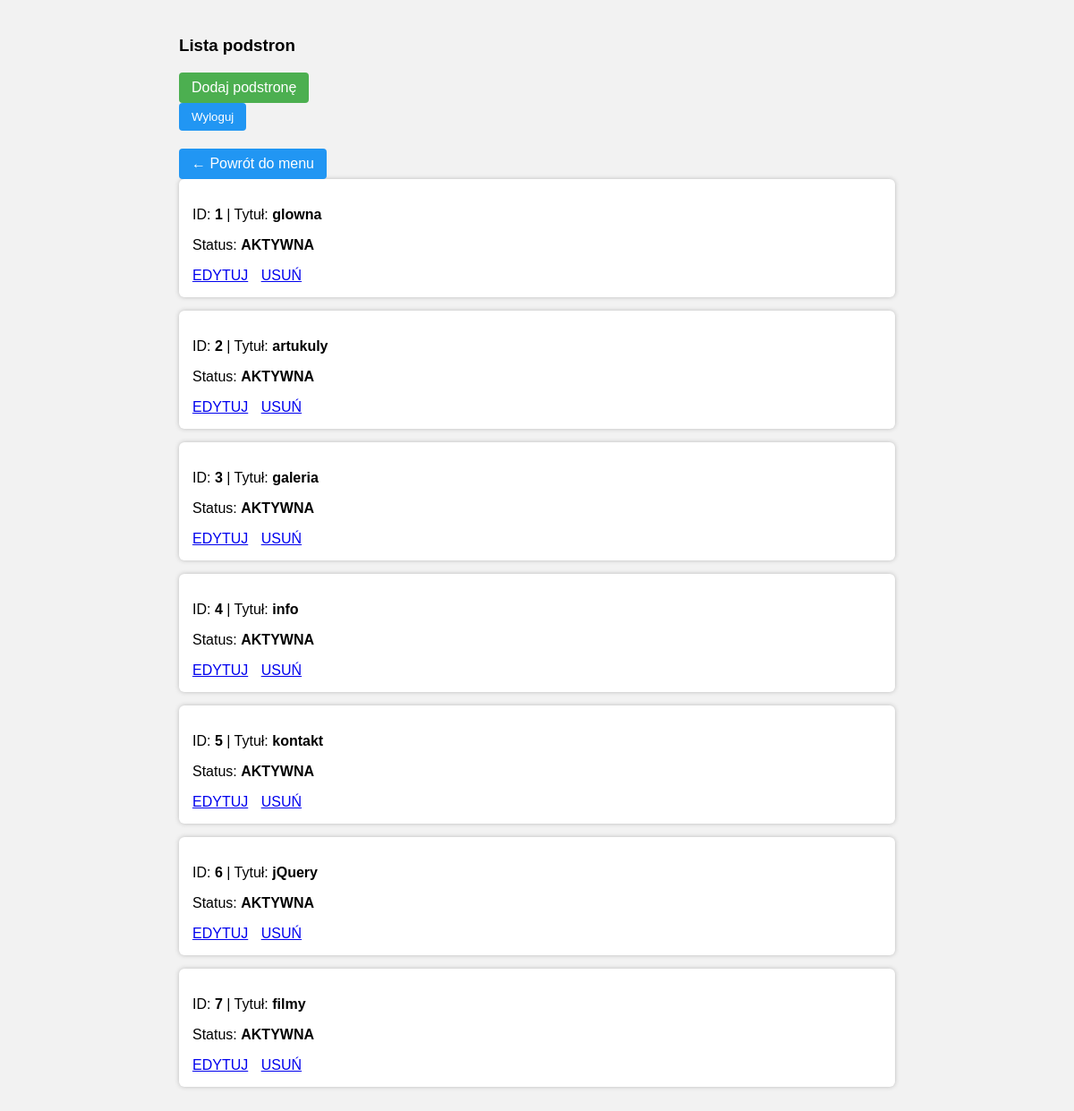
Page /admin/admin.php?modul=podstrony (signed in) on the committed database.
### tables this page shows
CREATE TABLE `page_list` (
  `id` int(11) NOT NULL,
  `page_title` varchar(255) DEFAULT NULL,
  `page_content` text DEFAULT NULL,
  `status` int(11) DEFAULT 1
);

### admin/admin.php (the view, shortened to what this page needs)
<?php
require_once '../cfg.php';
class Admin
{
    public function ListaPodstron()
    {
        global $link;
        $query = "SELECT * FROM page_list";
        $result = mysqli_query($link, $query) or die(mysqli_error($link));
        echo "<div class='subpage_list'>
              <h3 class='subpage_list_heading'>Lista podstron</h3>
              <a href='?modul=podstrony&action=add' class='btn btn-add'>Dodaj podstronę</a>";
        echo "
            <div style='display:flex; justify-content:space-between; margin-bottom: 20px;'>
                 <form method='post' style='margin:0;'>
                    <button type='submit' name='wyloguj' class='btn btn-logout'>Wyloguj</button>
                 </form>
            </div>";
        echo '<div class="action-bar"><a href="admin.php" class="btn btn-back">← Powrót do menu</a></div>';
        while ($row = mysqli_fetch_array($result)) {
            $status = $row['status'] ? 'AKTYWNA' : 'NIEAKTYWNA';
            echo "<div class='subpage_item'>
                <p>ID: <b>{$row['id']}</b> | Tytuł: <b>{$row['page_title']}</b></p>
                <p>Status: <b>{$status}</b></p>
                <div class='subpage_actions'>
                    <a href='?modul=podstrony&action=edit&id={$row['id']}' class='btn_edit'>EDYTUJ</a>
                    <a href='?modul=podstrony&action=delete&id={$row['id']}' class='btn_del'>USUŃ</a>
                </div>
            </div>";
        }
        echo "</div>";
    }
}
$conn = mysqli_connect($dbhost, $dbuser, $dbpass, $db);
$admin = new Admin($login, $pass, $conn);
$admin->Wyloguj();
if (isset($_SESSION['zalogowany'])) {
    $modul = $_GET['modul'] ?? 'menu';
    switch ($modul) {
        case 'podstrony':
            $action = $_GET['action'] ?? 'list';
            switch ($action) {
                default:
                    $admin->ListaPodstron();
            }
            break;
    }
}
?>

### admin/admin.php (style rules this page uses)
.btn { display: inline-block; padding: 8px 14px; border: none; background: #2196F3; color: white; border-radius: 4px; cursor: pointer; text-decoration: none; }
.btn-add { background: #4CAF50; }
.subpage_list { margin: 20px auto; width: 800px; }
.subpage_item { background: white; padding: 15px; margin-bottom: 15px; border-radius: 6px; box-shadow: 0 0 5px #bbb; }
.subpage_actions a { margin-right: 10px; }

### rows in the picture
page_list: id "1", page_title "glowna", status "AKTYWNA"
page_list: id "2", page_title "artukuly", status "AKTYWNA"
page_list: id "3", page_title "galeria", status "AKTYWNA"
page_list: id "4", page_title "info", status "AKTYWNA"
page_list: id "5", page_title "kontakt", status "AKTYWNA"
page_list: id "6", page_title "jQuery", status "AKTYWNA"
page_list: id "7", page_title "filmy", status "AKTYWNA"
